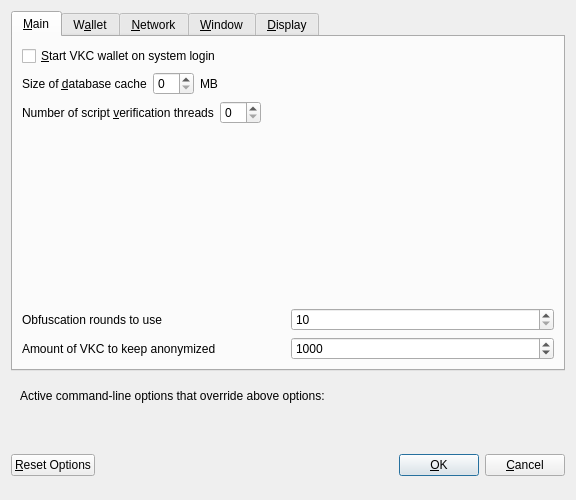
<?xml version="1.0" encoding="UTF-8"?>
<ui version="4.0">
 <class>OptionsDialog</class>
 <widget class="QDialog" name="OptionsDialog">
  <property name="geometry">
   <rect>
    <x>0</x>
    <y>0</y>
    <width>576</width>
    <height>469</height>
   </rect>
  </property>
  <property name="windowTitle">
   <string>Options</string>
  </property>
  <property name="modal">
   <bool>true</bool>
  </property>
  <layout class="QVBoxLayout" name="verticalLayout">
   <item>
    <widget class="QTabWidget" name="tabWidget">
     <property name="currentIndex">
      <number>0</number>
     </property>
     <widget class="QWidget" name="tabMain">
      <attribute name="title">
       <string>&amp;Main</string>
      </attribute>
      <layout class="QVBoxLayout" name="verticalLayout_Main">
       <item>
        <widget class="QCheckBox" name="bitcoinAtStartup">
         <property name="toolTip">
          <string>Automatically start VKC wallet after logging in to the system.</string>
         </property>
         <property name="text">
          <string>&amp;Start VKC wallet on system login</string>
         </property>
        </widget>
       </item>
       <item>
        <layout class="QHBoxLayout" name="horizontalLayout_2_Main">
         <item>
          <widget class="QLabel" name="databaseCacheLabel">
           <property name="text">
            <string>Size of &amp;database cache</string>
           </property>
           <property name="textFormat">
            <enum>Qt::PlainText</enum>
           </property>
           <property name="buddy">
            <cstring>databaseCache</cstring>
           </property>
          </widget>
         </item>
         <item>
          <widget class="QSpinBox" name="databaseCache"/>
         </item>
         <item>
          <widget class="QLabel" name="databaseCacheUnitLabel">
           <property name="text">
            <string>MB</string>
           </property>
           <property name="textFormat">
            <enum>Qt::PlainText</enum>
           </property>
          </widget>
         </item>
         <item>
          <spacer name="horizontalSpacer_2_Main">
           <property name="orientation">
            <enum>Qt::Horizontal</enum>
           </property>
           <property name="sizeHint" stdset="0">
            <size>
             <width>40</width>
             <height>20</height>
            </size>
           </property>
          </spacer>
         </item>
        </layout>
       </item>
       <item>
        <layout class="QHBoxLayout" name="horizontalLayout_3_Main">
         <item>
          <widget class="QLabel" name="threadsScriptVerifLabel">
           <property name="text">
            <string>Number of script &amp;verification threads</string>
           </property>
           <property name="textFormat">
            <enum>Qt::PlainText</enum>
           </property>
           <property name="buddy">
            <cstring>threadsScriptVerif</cstring>
           </property>
          </widget>
         </item>
         <item>
          <widget class="QSpinBox" name="threadsScriptVerif">
           <property name="toolTip">
            <string>(0 = auto, &lt;0 = leave that many cores free)</string>
           </property>
          </widget>
         </item>
         <item>
          <spacer name="horizontalSpacer_3_Main">
           <property name="orientation">
            <enum>Qt::Horizontal</enum>
           </property>
           <property name="sizeHint" stdset="0">
            <size>
             <width>40</width>
             <height>20</height>
            </size>
           </property>
          </spacer>
         </item>
        </layout>
       </item>
       <item>
        <spacer name="verticalSpacer_2">
         <property name="orientation">
          <enum>Qt::Vertical</enum>
         </property>
         <property name="sizeHint" stdset="0">
          <size>
           <width>20</width>
           <height>40</height>
          </size>
         </property>
        </spacer>
       </item>
       <item>
        <layout class="QHBoxLayout" name="horizontalLayout_3">
         <item>
          <widget class="QLabel" name="percentage_label">
           <property name="toolTip">
            <string>This setting determines the amount of individual masternodes that an input will be anonymized through.&lt;br/&gt;More rounds of anonymization gives a higher degree of privacy, but also costs more in fees.</string>
           </property>
           <property name="text">
            <string>Obfuscation rounds to use</string>
           </property>
          </widget>
         </item>
         <item>
          <widget class="QSpinBox" name="obfuscationRounds">
           <property name="minimum">
            <number>10</number>
           </property>
           <property name="maximum">
            <number>100</number>
           </property>
          </widget>
         </item>
        </layout>
       </item>
       <item>
        <layout class="QHBoxLayout" name="horizontalLayout">
         <item>
          <widget class="QLabel" name="label_2">
           <property name="toolTip">
            <string>This amount acts as a threshold to turn off Obfuscation once it's reached.</string>
           </property>
           <property name="statusTip">
            <string notr="true"/>
           </property>
           <property name="whatsThis">
            <string notr="true"/>
           </property>
           <property name="accessibleName">
            <string notr="true"/>
           </property>
           <property name="accessibleDescription">
            <string notr="true"/>
           </property>
           <property name="text">
            <string>Amount of VKC to keep anonymized</string>
           </property>
          </widget>
         </item>
         <item>
          <widget class="QSpinBox" name="anonymizePhc">
           <property name="minimum">
            <number>100</number>
           </property>
           <property name="maximum">
            <number>100000</number>
           </property>
           <property name="singleStep">
            <number>100</number>
           </property>
           <property name="value">
            <number>1000</number>
           </property>
          </widget>
         </item>
        </layout>
       </item>
      </layout>
     </widget>
     <widget class="QWidget" name="tabWallet">
      <attribute name="title">
       <string>W&amp;allet</string>
      </attribute>
      <layout class="QVBoxLayout" name="verticalLayout_Wallet">
       <item>
        <widget class="QGroupBox" name="groupBox">
         <property name="title">
          <string>Expert</string>
         </property>
         <layout class="QVBoxLayout" name="verticalLayout_2">
          <item>
           <widget class="QCheckBox" name="coinControlFeatures">
            <property name="toolTip">
             <string>Whether to show coin control features or not.</string>
            </property>
            <property name="text">
             <string>Enable coin &amp;control features</string>
            </property>
           </widget>
          </item>
          <item>
           <widget class="QCheckBox" name="showMasternodesTab">
            <property name="toolTip">
             <string>Show additional tab listing all your masternodes in first sub-tab&lt;br/&gt;and all masternodes on the network in second sub-tab.</string>
            </property>
            <property name="text">
             <string>Show Masternodes Tab</string>
            </property>
           </widget>
          </item>
          <item>
           <widget class="QCheckBox" name="spendZeroConfChange">
            <property name="toolTip">
             <string>If you disable the spending of unconfirmed change, the change from a transaction&lt;br/&gt;cannot be used until that transaction has at least one confirmation.&lt;br/&gt;This also affects how your balance is computed.</string>
            </property>
            <property name="text">
             <string>&amp;Spend unconfirmed change</string>
            </property>
           </widget>
          </item>
         </layout>
        </widget>
       </item>
       <item>
        <widget class="QGroupBox" name="stakeThresholdGroupBox">
         <property name="title">
          <string>Stake split threshold</string>
         </property>
         <layout class="QHBoxLayout" name="stakeThresholdHLayout">
          <property name="leftMargin">
           <number>9</number>
          </property>
          <property name="topMargin">
           <number>11</number>
          </property>
          <property name="rightMargin">
           <number>9</number>
          </property>
          <property name="bottomMargin">
           <number>9</number>
          </property>
          <item>
           <widget class="QLabel" name="stakeThresholdLabel">
            <property name="text">
             <string>Threshold value:</string>
            </property>
           </widget>
          </item>
          <item>
           <widget class="QSlider" name="stakeThresholdSlider">
            <property name="minimum">
             <number>1</number>
            </property>
            <property name="maximum">
             <number>2000</number>
            </property>
            <property name="orientation">
             <enum>Qt::Horizontal</enum>
            </property>
           </widget>
          </item>
          <item>
           <widget class="QSpinBox" name="stakeThresholdEdit">
            <property name="minimum">
             <number>1</number>
            </property>
            <property name="maximum">
             <number>2000</number>
            </property>
           </widget>
          </item>
         </layout>
        </widget>
       </item>
       <item>
        <widget class="QGroupBox" name="autoCombineGroupBox">
         <property name="title">
          <string>Autocombine reward</string>
         </property>
         <layout class="QVBoxLayout" name="verticalLayout_3">
          <property name="leftMargin">
           <number>9</number>
          </property>
          <property name="topMargin">
           <number>11</number>
          </property>
          <property name="rightMargin">
           <number>9</number>
          </property>
          <property name="bottomMargin">
           <number>9</number>
          </property>
          <item>
           <widget class="QCheckBox" name="autoCombineCheckBox">
            <property name="text">
             <string>Enable autocombine rewards</string>
            </property>
           </widget>
          </item>
          <item>
           <widget class="QFrame" name="autoCombineFrame">
            <layout class="QHBoxLayout" name="horizontalLayout_2">
             <property name="leftMargin">
              <number>0</number>
             </property>
             <property name="topMargin">
              <number>0</number>
             </property>
             <property name="rightMargin">
              <number>0</number>
             </property>
             <property name="bottomMargin">
              <number>0</number>
             </property>
             <item>
              <layout class="QGridLayout" name="autoCombineGrid">
               <item row="0" column="1">
                <widget class="QSlider" name="autoCombineSlider">
                 <property name="minimum">
                  <number>0</number>
                 </property>
                 <property name="maximum">
                  <number>5000</number>
                 </property>
                 <property name="orientation">
                  <enum>Qt::Horizontal</enum>
                 </property>
                </widget>
               </item>
               <item row="0" column="2">
                <widget class="QSpinBox" name="autoCombineEdit">
                 <property name="minimum">
                  <number>0</number>
                 </property>
                 <property name="maximum">
                  <number>5000</number>
                 </property>
                </widget>
               </item>
               <item row="0" column="0">
                <widget class="QLabel" name="autoCombineLabel">
                 <property name="toolTip">
                  <string>Combine outputs, within the same address, to the setting value. A standard transaction will be created, one combine operation on each chain block.</string>
                 </property>
                 <property name="text">
                  <string>Autocombine value:</string>
                 </property>
                 <property name="alignment">
                  <set>Qt::AlignRight|Qt::AlignTrailing|Qt::AlignVCenter</set>
                 </property>
                </widget>
               </item>
               <item row="1" column="0">
                <widget class="QLabel" name="autoCombineLimitLabel">
                 <property name="toolTip">
                  <string>Do not affect the inputs with the number of confirmations over the limit ( 0 = disabled, confirmations are not checked )</string>
                 </property>
                 <property name="text">
                  <string>Confirmations limit:</string>
                 </property>
                 <property name="alignment">
                  <set>Qt::AlignRight|Qt::AlignTrailing|Qt::AlignVCenter</set>
                 </property>
                </widget>
               </item>
               <item row="1" column="1">
                <widget class="QSlider" name="autoCombineLimitSlider">
                  <property name="minimum">
                   <number>0</number>
                  </property>
                  <property name="maximum">
                   <number>5000</number>
                  </property>
                 <property name="orientation">
                  <enum>Qt::Horizontal</enum>
                 </property>
                </widget>
               </item>
               <item row="1" column="2">
                <widget class="QSpinBox" name="autoCombineLimitEdit">
                  <property name="minimum">
                   <number>0</number>
                  </property>
                  <property name="maximum">
                   <number>5000</number>
                  </property>
                </widget>
               </item>
              </layout>
             </item>
            </layout>
           </widget>
          </item>
         </layout>
        </widget>
       </item>
       <item>
        <spacer name="verticalSpacer_Wallet">
         <property name="orientation">
          <enum>Qt::Vertical</enum>
         </property>
         <property name="sizeHint" stdset="0">
          <size>
           <width>20</width>
           <height>40</height>
          </size>
         </property>
        </spacer>
       </item>
      </layout>
     </widget>
     <widget class="QWidget" name="tabNetwork">
      <attribute name="title">
       <string>&amp;Network</string>
      </attribute>
      <layout class="QVBoxLayout" name="verticalLayout_Network">
       <item>
        <widget class="QCheckBox" name="mapPortUpnp">
         <property name="toolTip">
          <string>Automatically open the VKC client port on the router. This only works when your router supports UPnP and it is enabled.</string>
         </property>
         <property name="text">
          <string>Map port using &amp;UPnP</string>
         </property>
        </widget>
       </item>
       <item>
        <widget class="QCheckBox" name="allowIncoming">
         <property name="toolTip">
          <string>Accept connections from outside</string>
         </property>
         <property name="text">
          <string>Allow incoming connections</string>
         </property>
        </widget>
       </item>
       <item>
        <widget class="QCheckBox" name="connectSocks">
         <property name="toolTip">
          <string>Connect to the VKC network through a SOCKS5 proxy.</string>
         </property>
         <property name="text">
          <string>&amp;Connect through SOCKS5 proxy (default proxy):</string>
         </property>
        </widget>
       </item>
       <item>
        <layout class="QHBoxLayout" name="horizontalLayout_1_Network">
         <item>
          <widget class="QLabel" name="proxyIpLabel">
           <property name="text">
            <string>Proxy &amp;IP:</string>
           </property>
           <property name="textFormat">
            <enum>Qt::PlainText</enum>
           </property>
           <property name="buddy">
            <cstring>proxyIp</cstring>
           </property>
          </widget>
         </item>
         <item>
          <widget class="QValidatedLineEdit" name="proxyIp">
           <property name="minimumSize">
            <size>
             <width>140</width>
             <height>0</height>
            </size>
           </property>
           <property name="maximumSize">
            <size>
             <width>140</width>
             <height>16777215</height>
            </size>
           </property>
           <property name="toolTip">
            <string>IP address of the proxy (e.g. IPv4: 127.0.0.1 / IPv6: ::1)</string>
           </property>
          </widget>
         </item>
         <item>
          <widget class="QLabel" name="proxyPortLabel">
           <property name="text">
            <string>&amp;Port:</string>
           </property>
           <property name="textFormat">
            <enum>Qt::PlainText</enum>
           </property>
           <property name="buddy">
            <cstring>proxyPort</cstring>
           </property>
          </widget>
         </item>
         <item>
          <widget class="QLineEdit" name="proxyPort">
           <property name="minimumSize">
            <size>
             <width>55</width>
             <height>0</height>
            </size>
           </property>
           <property name="maximumSize">
            <size>
             <width>55</width>
             <height>16777215</height>
            </size>
           </property>
           <property name="toolTip">
            <string>Port of the proxy (e.g. 9050)</string>
           </property>
          </widget>
         </item>
         <item>
          <spacer name="horizontalSpacer_1_Network">
           <property name="orientation">
            <enum>Qt::Horizontal</enum>
           </property>
           <property name="sizeHint" stdset="0">
            <size>
             <width>40</width>
             <height>20</height>
            </size>
           </property>
          </spacer>
         </item>
        </layout>
       </item>
       <item>
        <spacer name="verticalSpacer_Network">
         <property name="orientation">
          <enum>Qt::Vertical</enum>
         </property>
         <property name="sizeHint" stdset="0">
          <size>
           <width>20</width>
           <height>40</height>
          </size>
         </property>
        </spacer>
       </item>
      </layout>
     </widget>
     <widget class="QWidget" name="tabWindow">
      <attribute name="title">
       <string>&amp;Window</string>
      </attribute>
      <layout class="QVBoxLayout" name="verticalLayout_Window">
       <item>
        <widget class="QCheckBox" name="minimizeToTray">
         <property name="toolTip">
          <string>Show only a tray icon after minimizing the window.</string>
         </property>
         <property name="text">
          <string>&amp;Minimize to the tray instead of the taskbar</string>
         </property>
        </widget>
       </item>
       <item>
        <widget class="QCheckBox" name="minimizeOnClose">
         <property name="toolTip">
          <string>Minimize instead of exit the application when the window is closed. When this option is enabled, the application will be closed only after selecting Quit in the menu.</string>
         </property>
         <property name="text">
          <string>M&amp;inimize on close</string>
         </property>
        </widget>
       </item>
       <item>
        <spacer name="verticalSpacer_Window">
         <property name="orientation">
          <enum>Qt::Vertical</enum>
         </property>
         <property name="sizeHint" stdset="0">
          <size>
           <width>20</width>
           <height>40</height>
          </size>
         </property>
        </spacer>
       </item>
      </layout>
     </widget>
     <widget class="QWidget" name="tabDisplay">
      <attribute name="title">
       <string>&amp;Display</string>
      </attribute>
      <layout class="QVBoxLayout" name="verticalLayout_Display">
       <item>
        <layout class="QHBoxLayout" name="horizontalLayout_1_Display">
         <item>
          <widget class="QLabel" name="langLabel">
           <property name="text">
            <string>User Interface &amp;language:</string>
           </property>
           <property name="textFormat">
            <enum>Qt::PlainText</enum>
           </property>
           <property name="buddy">
            <cstring>lang</cstring>
           </property>
          </widget>
         </item>
         <item>
          <widget class="QValueComboBox" name="lang">
           <property name="toolTip">
            <string>The user interface language can be set here. This setting will take effect after restarting VKC wallet.</string>
           </property>
          </widget>
         </item>
        </layout>
       </item>
       <item>
        <layout class="QHBoxLayout" name="horizontalLayout_4_Display" stretch="0,0">
         <item>
          <widget class="QLabel" name="themeLabel">
           <property name="text">
            <string>User Interface Theme:</string>
           </property>
          </widget>
         </item>
         <item>
          <widget class="QValueComboBox" name="theme"/>
         </item>
        </layout>
       </item>
       <item>
        <layout class="QHBoxLayout" name="horizontalLayout_6_Display">
         <item>
          <widget class="QLabel" name="toolbarLabel">
           <property name="text">
            <string>Toolbar Position:</string>
           </property>
          </widget>
         </item>
         <item>
          <widget class="QValueComboBox" name="toolbarPosition"/>
         </item>
        </layout>
       </item>
       <item>
        <layout class="QHBoxLayout" name="horizontalLayout_2_Display">
         <item>
          <widget class="QLabel" name="unitLabel">
           <property name="text">
            <string>&amp;Unit to show amounts in:</string>
           </property>
           <property name="textFormat">
            <enum>Qt::PlainText</enum>
           </property>
           <property name="buddy">
            <cstring>unit</cstring>
           </property>
          </widget>
         </item>
         <item>
          <widget class="QValueComboBox" name="unit">
           <property name="toolTip">
            <string>Choose the default subdivision unit to show in the interface and when sending coins.</string>
           </property>
          </widget>
         </item>
        </layout>
       </item>
       <item>
        <layout class="QHBoxLayout" name="horizontalLayout_5_Display">
         <item>
          <widget class="QLabel" name="digitsLabel">
           <property name="text">
            <string>Decimal digits</string>
           </property>
          </widget>
         </item>
         <item>
          <widget class="QValueComboBox" name="digits"/>
         </item>
        </layout>
       </item>
       <item>
        <layout class="QHBoxLayout" name="horizontalLayout_3_Display">
         <item>
          <widget class="QLabel" name="thirdPartyTxUrlsLabel">
           <property name="toolTip">
            <string>Third party URLs (e.g. a block explorer) that appear in the transactions tab as context menu items. %s in the URL is replaced by transaction hash. Multiple URLs are separated by vertical bar |.</string>
           </property>
           <property name="text">
            <string>Third party transaction URLs</string>
           </property>
           <property name="buddy">
            <cstring>thirdPartyTxUrls</cstring>
           </property>
          </widget>
         </item>
         <item>
          <widget class="QLineEdit" name="thirdPartyTxUrls">
           <property name="toolTip">
            <string>Third party URLs (e.g. a block explorer) that appear in the transactions tab as context menu items. %s in the URL is replaced by transaction hash. Multiple URLs are separated by vertical bar |.</string>
           </property>
          </widget>
         </item>
        </layout>
       </item>
       <item>
        <spacer name="verticalSpacer">
         <property name="orientation">
          <enum>Qt::Vertical</enum>
         </property>
         <property name="sizeHint" stdset="0">
          <size>
           <width>20</width>
           <height>40</height>
          </size>
         </property>
        </spacer>
       </item>
      </layout>
     </widget>
    </widget>
   </item>
   <item>
    <widget class="QFrame" name="frame">
     <layout class="QVBoxLayout" name="verticalLayout_Bottom">
      <item>
       <layout class="QHBoxLayout" name="horizontalLayout_Bottom">
        <item>
         <widget class="QLabel" name="overriddenByCommandLineInfoLabel">
          <property name="text">
           <string>Active command-line options that override above options:</string>
          </property>
          <property name="textFormat">
           <enum>Qt::PlainText</enum>
          </property>
         </widget>
        </item>
        <item>
         <spacer name="horizontalSpacer_Bottom">
          <property name="orientation">
           <enum>Qt::Horizontal</enum>
          </property>
          <property name="sizeHint" stdset="0">
           <size>
            <width>40</width>
            <height>20</height>
           </size>
          </property>
         </spacer>
        </item>
       </layout>
      </item>
      <item>
       <widget class="QLabel" name="overriddenByCommandLineLabel">
        <property name="text">
         <string/>
        </property>
        <property name="textFormat">
         <enum>Qt::PlainText</enum>
        </property>
        <property name="wordWrap">
         <bool>true</bool>
        </property>
       </widget>
      </item>
     </layout>
    </widget>
   </item>
   <item>
    <layout class="QHBoxLayout" name="horizontalLayout_Buttons">
     <item>
      <widget class="QPushButton" name="resetButton">
       <property name="toolTip">
        <string>Reset all client options to default.</string>
       </property>
       <property name="text">
        <string>&amp;Reset Options</string>
       </property>
       <property name="autoDefault">
        <bool>false</bool>
       </property>
      </widget>
     </item>
     <item>
      <spacer name="horizontalSpacer_1">
       <property name="orientation">
        <enum>Qt::Horizontal</enum>
       </property>
       <property name="sizeHint" stdset="0">
        <size>
         <width>40</width>
         <height>48</height>
        </size>
       </property>
      </spacer>
     </item>
     <item>
      <widget class="QLabel" name="statusLabel">
       <property name="minimumSize">
        <size>
         <width>200</width>
         <height>0</height>
        </size>
       </property>
       <property name="font">
        <font>
         <weight>75</weight>
         <bold>true</bold>
        </font>
       </property>
       <property name="text">
        <string/>
       </property>
       <property name="textFormat">
        <enum>Qt::PlainText</enum>
       </property>
       <property name="wordWrap">
        <bool>true</bool>
       </property>
      </widget>
     </item>
     <item>
      <spacer name="horizontalSpacer_2">
       <property name="orientation">
        <enum>Qt::Horizontal</enum>
       </property>
       <property name="sizeHint" stdset="0">
        <size>
         <width>40</width>
         <height>48</height>
        </size>
       </property>
      </spacer>
     </item>
     <item>
      <widget class="QPushButton" name="okButton">
       <property name="text">
        <string>&amp;OK</string>
       </property>
       <property name="autoDefault">
        <bool>false</bool>
       </property>
       <property name="default">
        <bool>true</bool>
       </property>
      </widget>
     </item>
     <item>
      <widget class="QPushButton" name="cancelButton">
       <property name="text">
        <string>&amp;Cancel</string>
       </property>
       <property name="autoDefault">
        <bool>false</bool>
       </property>
      </widget>
     </item>
    </layout>
   </item>
  </layout>
 </widget>
 <customwidgets>
  <customwidget>
   <class>QValidatedLineEdit</class>
   <extends>QLineEdit</extends>
   <header>qvalidatedlineedit.h</header>
  </customwidget>
  <customwidget>
   <class>QValueComboBox</class>
   <extends>QComboBox</extends>
   <header>qvaluecombobox.h</header>
  </customwidget>
 </customwidgets>
 <resources/>
 <connections/>
</ui>
